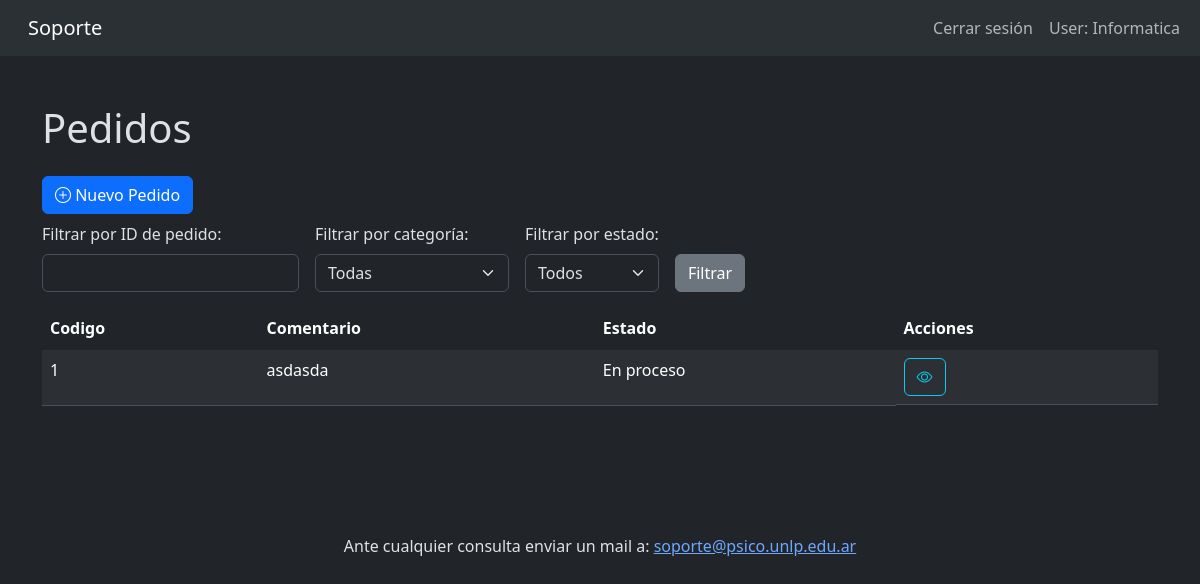
Page /pedidos/ (signed in) on the earlier database version.
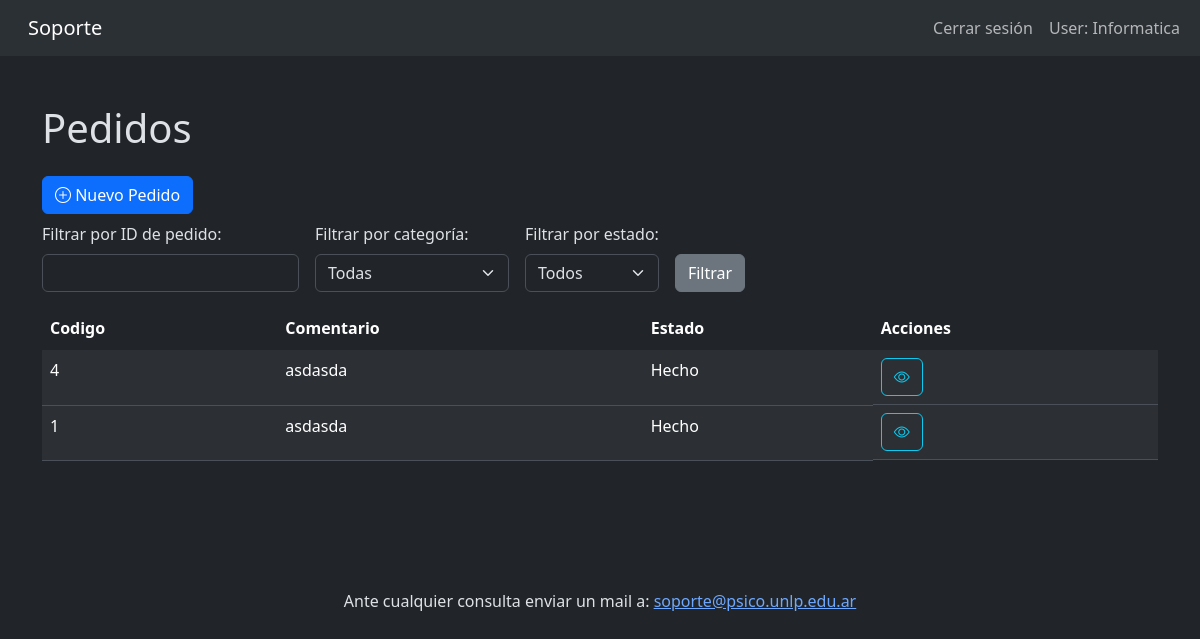
Same page on the later database version.
### pedidos/models.py (models this page shows, shortened)
class Pedido(models.Model):
    comentario = models.CharField(max_length=100)
    comenTecnico = models.CharField(max_length=100, blank=True, null=True)
    estado = models.ForeignKey('Estado', on_delete=models.PROTECT, default=1)
    user = models.ForeignKey(settings.AUTH_USER_MODEL, on_delete=models.CASCADE, related_name="pedidos")
    tecnico = models.ForeignKey('Tecnico', on_delete=models.SET_NULL, null=True, blank=True)
    categoria = models.ForeignKey('Categoria', on_delete=models.CASCADE, related_name="pedidos")
    fechaCreacion = models.DateField()

class Estado(models.Model):
    nombre = models.CharField(max_length=100)

### pedidos/views.py (the view)
# urls.py: path("pedidos/", view=views.pedidos_repository, name="pedidos_repo"),
@login_required
def pedidos_repository(request):
    categoria_id = request.GET.get('categoria_id')
    estado_id = request.GET.get('estado_id')
    tecnico_id = request.GET.get('tecnico_id', '')
    pedido_id = request.GET.get('pedido_id')
    limpiar = request.GET.get('limpiar')
    pedidos = Pedido.objects.filter(user=request.user).order_by('fechaCreacion')
    if categoria_id:
        pedidos = pedidos.filter(categoria_id=categoria_id)
    if estado_id:
        pedidos = pedidos.filter(estado_id=estado_id)
    if tecnico_id:
        if tecnico_id == "sin_tecnico":
            pedidos = pedidos.filter(tecnico_id=None)
        else:
            pedidos = pedidos.filter(tecnico_id=tecnico_id)
    if pedido_id:
        pedidos = pedidos.filter(id=pedido_id)
    pedidos = pedidos.order_by('-id')
    categorias = Categoria.objects.all()
    estados = Estado.objects.all()
    tecnicos = Tecnico.objects.all()
    return render(request, "pedidos/repository.html", {
        "pedidos": pedidos,
        "categorias": categorias,
        "estados": estados,
        "tecnicos": tecnicos,
        "selected_categoria_id": categoria_id,
        "selected_estado_id": estado_id,
        "selected_tecnico_id": tecnico_id,
        "selected_pedido_id": pedido_id,
    })

### pedidos/templates/pedidos/repository.html (shortened to what this page needs)
<!DOCTYPE html>
<html lang="en">
<head>
    <link href="https://cdn.jsdelivr.net/npm/bootstrap@5.1.3/dist/css/bootstrap.min.css" rel="stylesheet">
</head>
<body>
    {% extends 'base.html' %}
    {% block main %}
    <div class="container mt-4">
        <h1 class="mb-4">Pedidos</h1>
        <div class="mb-2 d-flex justify-content-between">
            <a href="{% url 'pedidos_form' %}" class="btn btn-primary">
                <i class="bi bi-plus-circle"></i>
                Nuevo Pedido
            </a>
        </div>
        <div class="mb-3">
            <form method="get" class="row g-3 align-items-center">
                <div class="col-auto">
                    <label for="pedido_id" class="form-label">Filtrar por ID de pedido:</label>
                    <input type="number" id="pedido_id" name="pedido_id" class="form-control" value="{{ selected_pedido_id }}">
                </div>
                <div class="col-auto">
                    <label for="categoria_id" class="form-label">Filtrar por categoría:</label>
                    <select id="categoria_id" name="categoria_id" class="form-select">
                        <option value="">Todas</option>
                    </select>
                </div>
                <div class="col-auto">
                    <label for="estado_id" class="form-label">Filtrar por estado:</label>
                    <select id="estado_id" name="estado_id" class="form-select">
                        <option value="">Todos</option>
                    </select>
                </div>
                <div class="col-auto mt-5">
                    <button type="submit" class="btn btn-secondary">Filtrar</button>
                </div>
            </form>
        </div>
        {% if pedidos %}
        <div class="table-responsive" style="max-height: 400px; overflow-y: auto;">
            <table class="table table-striped table-hover">
                <thead class="table-dark" style="position: sticky; top: 0; z-index: 1;">
                    <tr>
                        <th>Codigo</th>
                        <th>Comentario</th>
                        <th>Estado</th>
                        <th>Acciones</th>
                    </tr>
                </thead>
                <tbody>
                    {% for ped in pedidos %}
                        <tr>
                            <td>{{ ped.id }}</td>
                            <td>{{ ped.comentario }}</td>
                            <td>{{ ped.estado.nombre }}</td>
                            <td class="d-flex">
                                <button type="button" class="btn btn-outline-info" data-bs-toggle="collapse" data-bs-target="#details-{{ ped.id }}" aria-expanded="false" aria-controls="details-{{ ped.id }}">
                                    <i class="bi bi-eye"></i>
                                </button>
                            </td>
                        </tr>
                    {% endfor %}
                </tbody>
            </table>
        </div>
        {% else %}
        <div class="alert alert-info" role="alert">
            No se encontraron pedidos.
        </div>
        {% endif %}
    </div>
    {% endblock %}

Differences in the rows shown:
added Pedido: id "4", comentario "asdasda", estado.nombre "Hecho"
changed Pedido id 1: estado.nombre "En proceso" → "Hecho"
